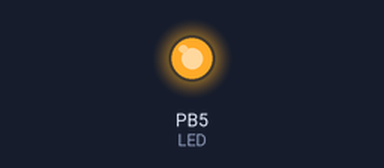
A program run on a simulated ATmega328P, built with avr-gcc and emulated at 16 MHz. Shown: output pins drawn as LEDs (lit = HIGH). EEPROM starts erased.

Above: at 0.1 s.
Timing chart, 0 to 1.6 s (numbered marks = the images above):
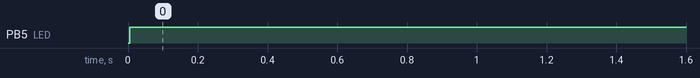

Measured:
- by itself, PB5 (LED): LOW → HIGH at 0.00 s

The program:

main.c
```c
/*
 * Lab 8.c
 *
 * Created: 11/15/2020 10:02:31 PM
 * Author : Peter Azmy
 */
#define F_CPU 16000000UL
#define BAUD 9600                           // define baud
#define BAUDRATE ((F_CPU)/(BAUD*16UL)-1)    // set baud rate
#define LED_ON (PORTB |= (1<<5))
#define LED_OFF (PORTB &= ~(1<<5))
#include <avr/io.h>
#include <avr/interrupt.h>
#include <stdio.h>
#include <stdint.h>
#include <avr/eeprom.h>

void init(void)
{
	OCR0A = 0x4D;                            		//Set 5ms period, 77
	TCCR0A |= (1 << WGM01);							//CTC Mode
	TCCR0B |= (1 << CS00)|(1 << CS02);				//Pre-scale = 1024
	TIMSK0 |= (1 << OCIE0A)|(1 << OCIE0B);			//COMPA vect and COMPB vect;
	sei(); //enable interrupts
}

ISR (TIMER0_COMPA_vect)
{
	if(OCR0B != 0x00)
	LED_ON;
}
ISR (TIMER0_COMPB_vect)
{
	if(OCR0B < 0x4E)								//78
	LED_OFF;
}
void EEPROM(void)
{
	uint8_t Read;								//Variables for read and write BYTES
	uint8_t Load;

	Read = eeprom_read_byte((uint8_t*)0x22);	//Read BYTE in a location of EEPROM

	if(Read < 0x4D)								//Check if BYTE read is less than 10
	{
		OCR0B = Read;							//Set OCR0B as read BYTE
		Load = Read + 0x08;					//Add BYTE by 8(about 10% of 77)
		eeprom_write_byte((uint8_t*)0x22, Load);//Increase LED by 10.
												//(0x22) Location of EEProm Address Register High Byte
	}

	else
	{
		OCR0B = 0x4E;								//If BYTE read is greater than 10
		Load = 0x00;							//Reset OCR0B to zero on next turn on
		eeprom_write_byte((uint8_t*)0x22, Load);//Reset LED to 0
	}
}
int main(void)
{
	cli();				//disable global interrupts
	DDRB  |= (1<<5);	// Set PinB5(LED) as an OUTPUT
	LED_OFF;			// Default OFF
	init();
	EEPROM();
	while (1)
	{
	}
}
```
